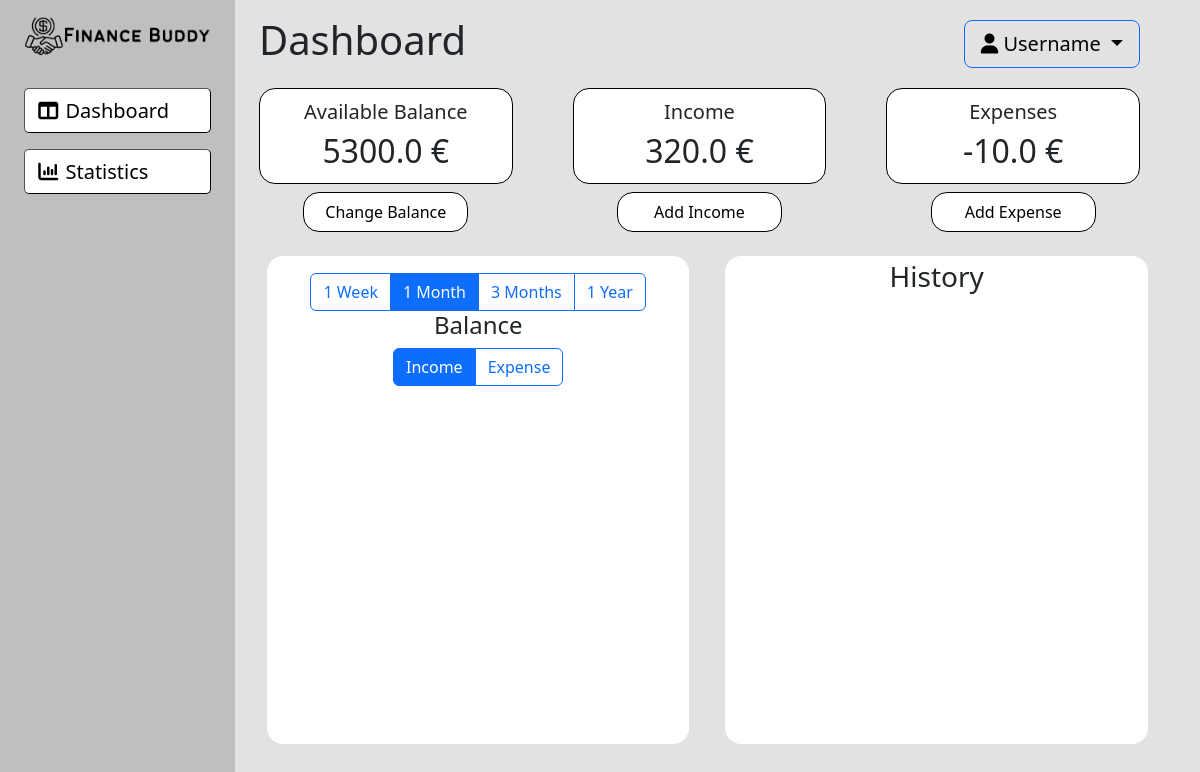
Before: /dashboard/ (signed in) with the older database file.
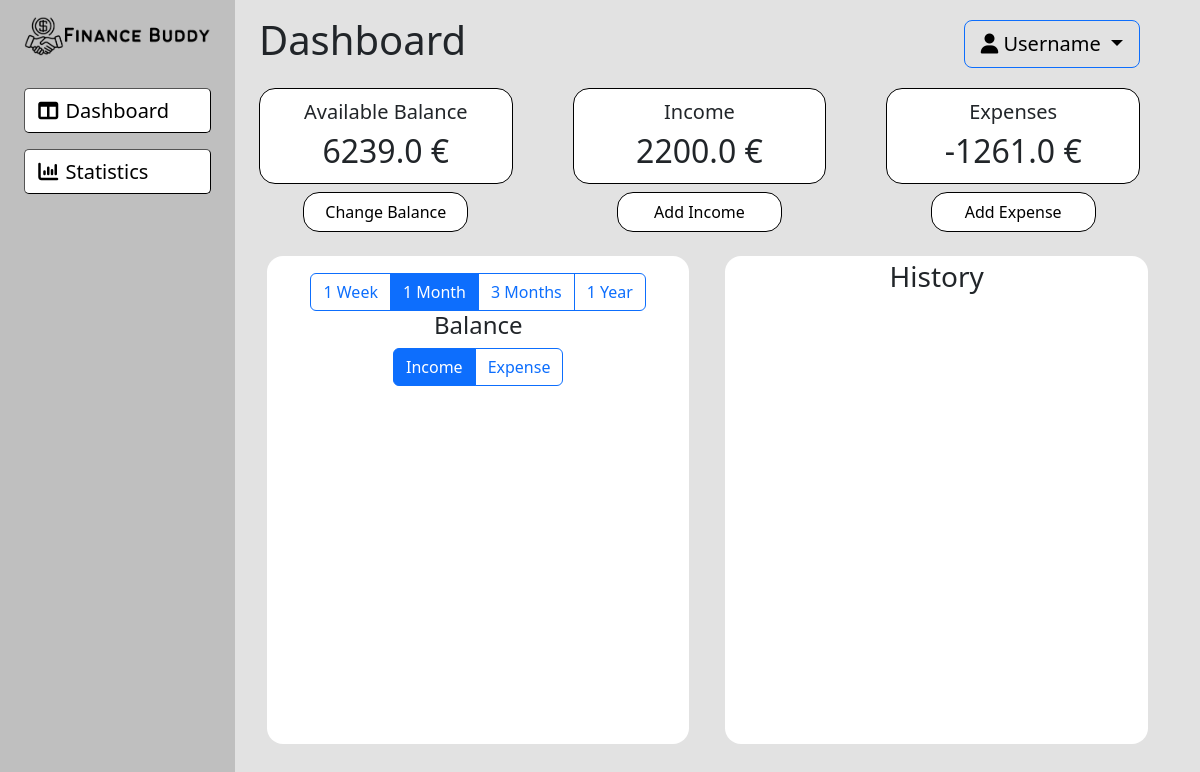
After: the same page with the newer database file.
### tables this page shows
CREATE TABLE user (
  user_id INTEGER PRIMARY KEY AUTOINCREMENT,
  username TEXT UNIQUE NOT NULL,
  password_hash TEXT NOT NULL,
  total_balance FLOAT NOT NULL,
  total_income FLOAT NOT NULL,
  total_expense FLOAT NOT NULL,
  income_category TEXT NOT NULL,
  expense_category TEXT NOT NULL
);

### app/dashboard.py (the view, shortened to what this page needs)
@bp.route("/", methods=["GET", "POST"])
@login_required
def dashboard():
    db = get_db()
    balanceForm = BalanceForm(request.form)
    incomeForm = IncomeForm(request.form)
    expenseForm = ExpenseForm(request.form)
    if request.method == "POST" and balanceForm.validate_on_submit():
        balance = balanceForm.balance.data
        db.execute("UPDATE user SET total_balance = ? WHERE user_id = ?",
                   (round(float(balance), 2), g.user["user_id"]))
        db.commit()
        return redirect(url_for("dashboard.dashboard"))
    return render_template("dashboard/dashboard.html", user_data=g.user, balanceForm=balanceForm, incomeForm=incomeForm, expenseForm=expenseForm)

### app/auth.py (called while the page is built)
@bp.before_app_request
def load_logged_in_user():
    user_id = session.get('user_id')
    if user_id is None:
        g.user = None
    else:
        g.user = get_db().execute('SELECT * FROM user WHERE user_id = ?', (user_id,)).fetchone()

def login_required(view):
    @functools.wraps(view)
    def wrapped_view(**kwargs):
        if g.user is None:
            return redirect(url_for('auth.login'))
        return view(**kwargs)
    return wrapped_view

### app/db.py (called while the page is built)
def get_db():
    if 'db' not in g:
        g.db = sqlite3.connect(
            current_app.config['DATABASE'],
            detect_types=sqlite3.PARSE_DECLTYPES
        )
        g.db.row_factory = sqlite3.Row
    return g.db

### app/templates/dashboard/dashboard.html (shortened to what this page needs)
{% extends "dashboard/baseDashboard.html" %}
{% block active_screen %}
<h1>Dashboard</h1>
{% endblock %}
{% block content %}
<div class="finance-data-container">
    <div class="amount-data-container">
        <div class="finance-data-display">
            <p class="finance-data-title">Available Balance</p>
            <p class="finance-data-amount">{{ user_data["total_balance"] }} €</p>
        </div>
        <button id="testbutton" type="button" class="finance-data-button" data-bs-toggle="modal" data-bs-target="#balanceModal">
            Change Balance
        </button>
    </div>
    <div class="amount-data-container">
        <div class="finance-data-display">
            <p class="finance-data-title">Income</p>
            <p class="finance-data-amount">{{ user_data["total_income"] }} €</p>
        </div>
        <button type="button" class="finance-data-button" data-bs-toggle="modal" data-bs-target="#incomeModal">
            Add Income
        </button>
    </div>
    <div class="amount-data-container">
        <div class="finance-data-display">
            <p class="finance-data-title">Expenses</p>
            <p class="finance-data-amount">{{ user_data["total_expense"] }} €</p>
        </div>
        <button type="button" class="finance-data-button" data-bs-toggle="modal" data-bs-target="#expenseModal">
            Add Expense
        </button>
    </div>
</div>
<div class="finance-widgets-container">
    <div class="widget-container">
        <div class="balance-history-widget">
            <div class="btn-group" role="group">
                <label class="btn btn-outline-primary" for="week_1">1 Week</label>
                <label class="btn btn-outline-primary" for="month_1">1 Month</label>
                <label class="btn btn-outline-primary" for="month_3">3 Months</label>
                <label class="btn btn-outline-primary" for="year_1">1 Year</label>
            </div>
            <div>
                <h4>Balance</h4>
                <div class="btn-group" role="group">
                    <label class="btn btn-outline-primary" for="income_radio">Income</label>
                    <label class="btn btn-outline-primary" for="expense_radio">Expense</label>
                </div>
            </div>
        </div>
    </div>
    <div class="widget-container">
        <div class="finance-history-widget" id="history_widget">
            <h3>History</h3>
            <ol id=history_list class="list-group overflow-auto h-100" style="max-height: 55vh;">
            </ol>
        </div>
    </div>
</div>
{% endblock %}

### app/templates/dashboard/baseDashboard.html (shortened to what this page needs)
<!DOCTYPE html>
<html lang="en">
<head>
    <link rel="stylesheet" href="{{ url_for('static', filename='css/main.css') }}">
    <link href="https://cdn.jsdelivr.net/npm/bootstrap@5.3.0-alpha1/dist/css/bootstrap.min.css" rel="stylesheet">
</head>
<body>
    <section class="dashboard-section">
        <div class="sidebar-container">
            <div class="sidebar-logo-container">
                <img class="sidebar-logo" src="../../static/icons/logo.png" alt="">
            </div>
            <div class="sidebar-button-container">
                <button class="sidebar-button" type="button" onclick="window.location.href='{{ url_for( 'dashboard.dashboard' ) }}';">
                    <i class="fa-solid fa-table-columns"></i>
                    Dashboard
                </button>
                <button class="sidebar-button" type="button" onclick="window.location.href='{{ url_for( 'dashboard.stats' ) }}';">
                    <i class="fa-solid fa-chart-column"></i>
                    Statistics
                </button>
            </div>
        </div>
        <div class="dashboard-container">
            <div class="dashboard-top-bar">
                <div id="screen-name" class="dashboard-screen-name">
                    {% block active_screen %}
                    {% endblock %}
                </div>
                <div class="dropdown-container">
                    <button id="dropdown-button" class="btn btn-primary btn-lg dropdown-toggle" type="button" data-bs-toggle="dropdown" aria-expanded="false">
                        <i class="fa-solid fa-user" style="color:black"></i>
                        Username
                    </button>
                  </div>
            </div>
            {% block content %}
            {% endblock %}
        </div>
    </section>
</body>
</html>

### app/static/css/main.css (style rules this page uses)
.dashboard-section { background-color: #E2E2E2; height: 100%; display: flex; }
.sidebar-container { display: flex; flex-direction: column; align-items: center; background-color: #bfbfbf; height: 100vh; width: 20vw; }
.sidebar-logo-container { display: flex; align-items: center; justify-content: center; margin-bottom: 2vh; margin-top: 2vh; }
.sidebar-logo { width: 50vh; max-width: 80%; max-height: 100%; aspect-ratio: auto; }
.sidebar-button-container { display: flex; flex-direction: column; align-items: center; justify-self: center; margin-top: 1vh; width: 100%; height: auto; }
.sidebar-button { display: flex; align-items: center; column-gap: 0.6vw; color: black; background-color: white; transition: 0.25s; border-radius: 5px; border-width: 0.1rem; font-size: min(2.5vh, 2.5vw); margin: 1vh; padding: 1vh; padding-left: 1.15vw; width: 80%; height: 35%; }
#dropdown-button { background-color: #E2E2E2; color: black; }
.dashboard-container { display: flex; flex-direction: column; margin: 2vh; margin-bottom: 8vh; margin-left: 2vw; margin-right: 5vw; width: 75vw; height: 90vh; }
.dashboard-top-bar { display: flex; align-items: center; justify-content: center; }
#screen-name { flex-grow: 1; margin-left: auto; }
.finance-data-container { display: flex; align-items: center; justify-content: center; column-gap: 5vw; margin-top: 2vh; margin-bottom: 2vh; }
.amount-data-container { flex: 1; display: flex; flex-direction: column; align-items: center; justify-content: center; }
.finance-data-display { display: flex; flex-direction: column; justify-content: center; align-items: center; background-color: white; border-radius: 2vh; width: 100%; padding: 1vh; padding-left: 1vw; padding-right: 1vw; border: black solid 1px; }
.finance-data-button { background-color: white; border-radius: 2vh; margin-top: 1vh; width: 65%; height: 5vh; font-size: 2vh; border: black solid 1px; transition: 0.25s; }
.finance-data-title { font-size: 2.5vh; margin: auto; }
.finance-data-amount { font-size: 4vh; margin: auto; }
.finance-widgets-container { display: flex; align-items: center; justify-content: center; column-gap: 3vw; width: 100%; height: 100%; max-height: 70vh; }
.widget-container { width: 50%; height: 100%; }
.balance-history-widget { width: 100%; height: 100%; margin: 1vh; margin-right: 1vw; background-color: white; border-radius: 2vh; padding: 4%; align-items: center; justify-content: center; text-align: center; }
.finance-history-widget { text-align: center; width: 100%; height: 100%; margin: 1vh; margin-right: 1vw; background-color: white; border-radius: 2vh; padding: 1%; }

Changed rows visible on the page:
changed user: total_balance "5300.0" → "6239.0"; total_income "320.0" → "2200.0"; total_expense "-10.0" → "-1261.0"
